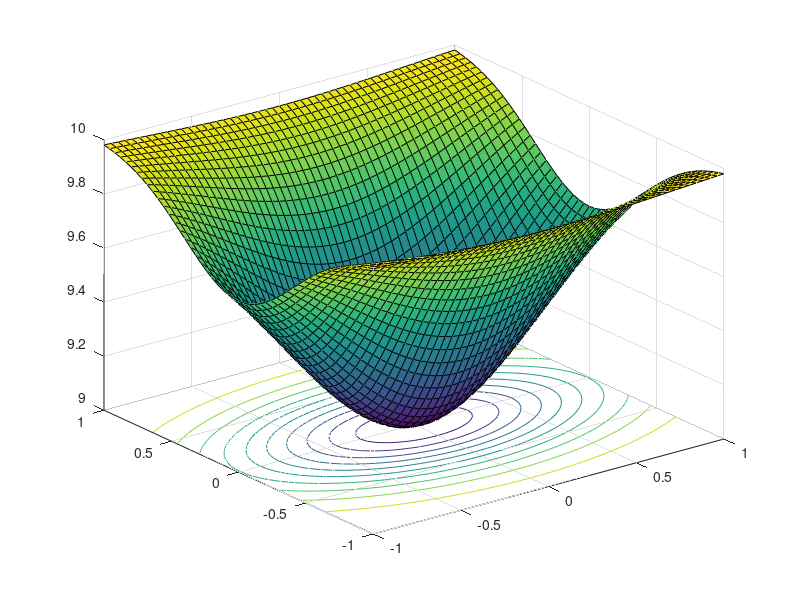
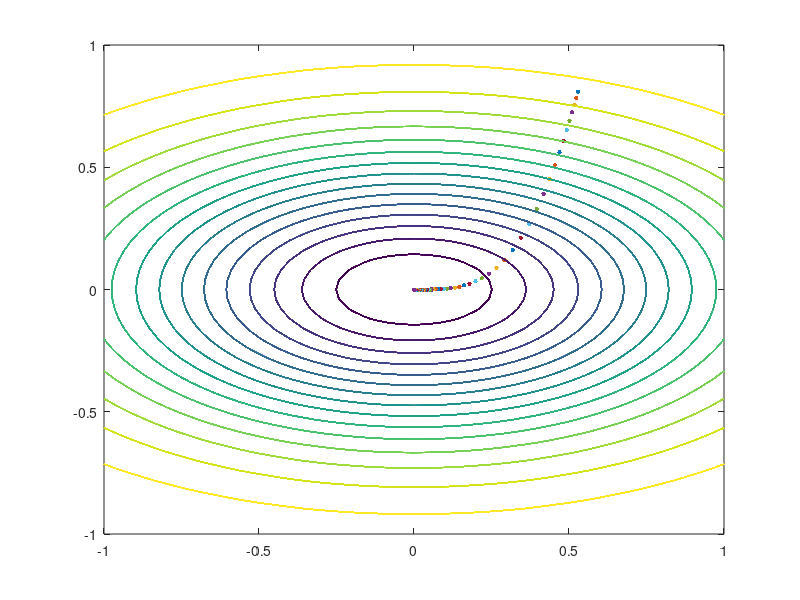

Here is the MATLAB script that generated these plots, in order: (Note: a time limit stopped this script after it produced the figures.)
%% PROGRAM 1.1 IMPLEMENTANTION OF GRADIENT DESCENT METHOD IN MATLAB
%%%%%%%%%%%%%%%%%%%%%%%%%%%%%%%%%%%
% Gradient descent example
% Miguel Luis
% Clear memory
clear all

funstr='10-(exp(-1*(x^2+3*y^2)))';
f=vectorize(inline(funstr));
range=[-1 1 -1 1];
%Draw the function
Ndiv=50;
dx=(range(2)-range(1))/Ndiv; dy=(range(4)-range(3))/Ndiv;
[x,y] = meshgrid(range(1):dx:range(2), range(3):dy:range(4));
z=(f(x,y));
figure(1);surfc(x,y,z);
%Define the number of iterations
k=0;
niter=200;
%Gradient step size h definition
hstep = 0.001;
%Step size of the Gradient descent method
alfa = 0.05;
%Initial point selection
xrange=range(2)-range(1);
yrange=range(4)-range(3);
x1=rand*xrange+range(1);
x2=rand*yrange+range(3);
% Optimization process
while (k<niter)
    % Function evaluation
    zn=f(x1,x2);
    % Computation of gradients gx1 y gx2
    vx1=x1+hstep;
    vx2=x2+hstep;
    gx1=(f(vx1,x2)-zn)/hstep;
    gx2=(f(x1,vx2)-zn)/hstep;
    % Draw the current position
    figure(2)
    contour(x,y,z,15); hold on;
    plot(x1,x2,'.','markersize',10,'markerfacecolor','g');
    hold on;
    % Computation of the new solution
    x1=x1-alfa*gx1;
    x2=x2-alfa*gx2;
    k=k+1;

end
